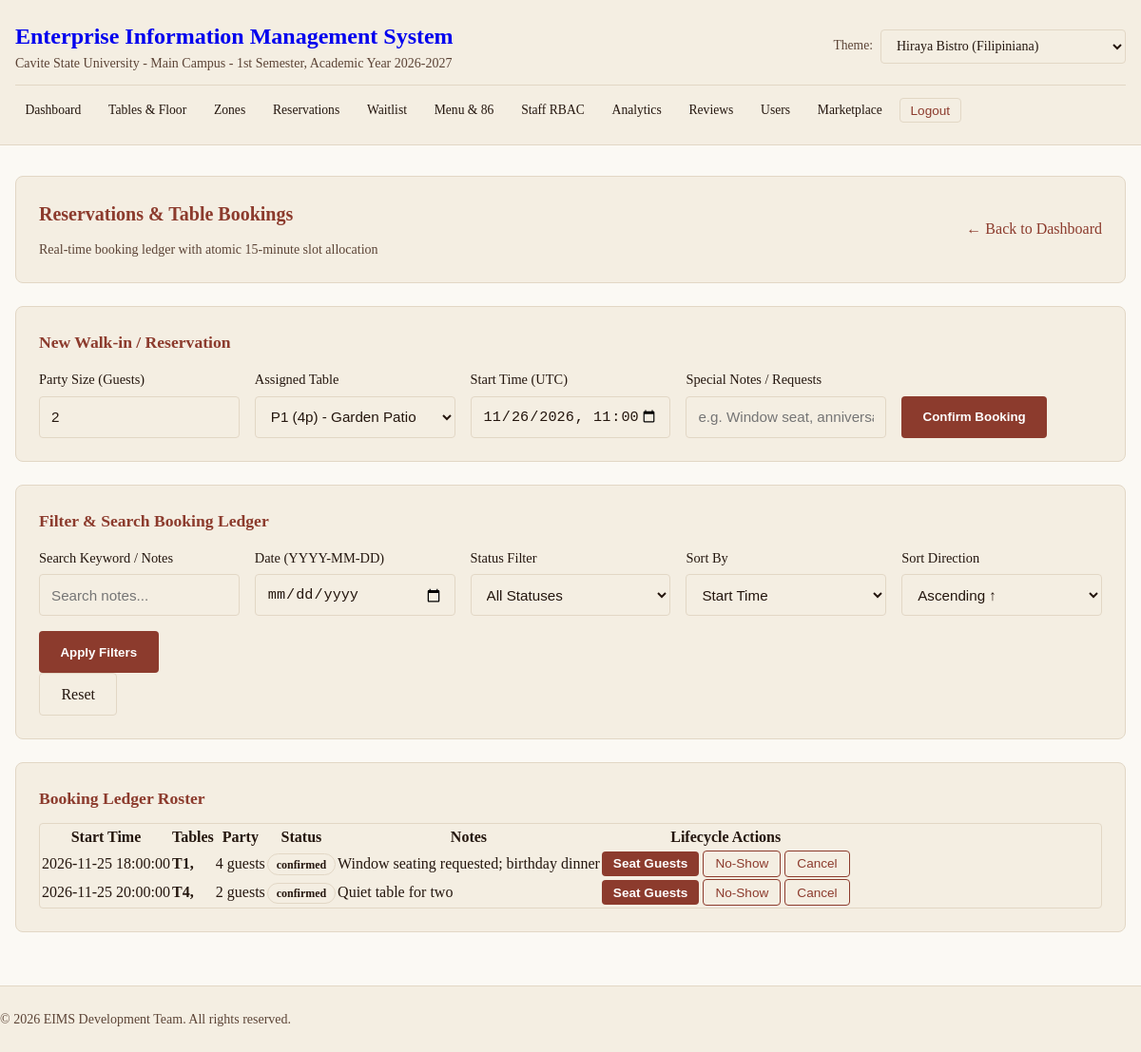
The page /admin/reservations (signed in) on the database its author committed.
### tables this page shows
CREATE TABLE IF NOT EXISTS reservations (
    id VARCHAR(36) PRIMARY KEY,
    org_id VARCHAR(36) NOT NULL,
    customer_id VARCHAR(36),
    party_size INTEGER NOT NULL,
    start_at DATETIME NOT NULL,
    end_at DATETIME NOT NULL,
    status VARCHAR(32) NOT NULL DEFAULT 'pending',
    notes TEXT,
    created_at TIMESTAMP DEFAULT CURRENT_TIMESTAMP,
    updated_at TIMESTAMP DEFAULT CURRENT_TIMESTAMP,
    FOREIGN KEY (org_id) REFERENCES tenants(id) ON DELETE CASCADE
);

### app/Views/admin/reservations.php (the view, shortened to what the rows shown need)
<?php
require_once __DIR__ . '/../layouts/header.php';
$reservations = $reservations ?? [];
$orgId = $orgId ?? (string) Session::get('tenant_id');
?>
<section class="card">
    <div class="header-actions">
        <div>
            <h2>Reservations & Table Bookings</h2>
        </div>
    </div>
</section>
<section class="card">
    <div class="table-container">
        <table class="table-data">
            <thead>
                <tr>
                    <th>Start Time</th>
                    <th>Tables</th>
                    <th>Party</th>
                    <th>Status</th>
                    <th>Notes</th>
                    <th>Lifecycle Actions</th>
                </tr>
            </thead>
            <tbody>
                <?php if (empty($reservations)): ?>
                    <tr>
                        <td colspan="6" class="text-center text-muted">No reservations scheduled for this filter criteria.</td>
                    </tr>
                <?php else: ?>
                    <?php foreach ($reservations as $res): ?>
                        <tr>
                            <td><?= htmlspecialchars((string)$res['start_at'], ENT_QUOTES, 'UTF-8') ?></td>
                            <td><strong><?= htmlspecialchars((string)($res['table_labels'] ?? 'TBD'), ENT_QUOTES, 'UTF-8') ?></strong></td>
                            <td><?= (int)$res['party_size'] ?> guests</td>
                            <td>
                                <span class="badge badge-<?= htmlspecialchars((string)$res['status'], ENT_QUOTES, 'UTF-8') ?>">
                                    <?= htmlspecialchars((string)$res['status'], ENT_QUOTES, 'UTF-8') ?>
                                </span>
                            </td>
                            <td><?= htmlspecialchars((string)($res['notes'] ?? '—'), ENT_QUOTES, 'UTF-8') ?></td>
                            <td>
                                <?php if ($res['status'] === 'confirmed'): ?>
                                    <form method="POST" action="<?= htmlspecialchars(Request::url('/admin/restaurants/' . urlencode($orgId) . '/reservations/' . urlencode((string)$res['id']) . '/confirm'), ENT_QUOTES, 'UTF-8') ?>" class="inline-form">
                                        <button type="submit" class="btn-sm">Seat Guests</button>
                                    </form>
                                    <form method="POST" action="<?= htmlspecialchars(Request::url('/admin/restaurants/' . urlencode($orgId) . '/reservations/' . urlencode((string)$res['id']) . '/no-show'), ENT_QUOTES, 'UTF-8') ?>" class="inline-form">
                                        <button type="submit" class="btn-danger-sm" onclick="return confirm('Mark this reservation as No-Show?');">No-Show</button>
                                    </form>
                                    <form method="POST" action="<?= htmlspecialchars(Request::url('/admin/restaurants/' . urlencode($orgId) . '/reservations/' . urlencode((string)$res['id']) . '/cancel'), ENT_QUOTES, 'UTF-8') ?>" class="inline-form">
                                        <button type="submit" class="btn-danger-sm" onclick="return confirm('Cancel this reservation and release tables?');">Cancel</button>
                                    </form>
                                <?php else: ?>
                                    <span class="text-muted">Settled</span>
                                <?php endif; ?>
                            </td>
                        </tr>
                    <?php endforeach; ?>
                <?php endif; ?>
            </tbody>
        </table>
    </div>
</section>
<?php require_once __DIR__ . '/../layouts/footer.php'; ?>

### rows shown on the page
reservations: start_at "2026-11-25 18:00:00", table_labels "T1,", party_size "4", status "confirmed", notes "Window seating requested; birthday dinner"
reservations: start_at "2026-11-25 20:00:00", table_labels "T4,", party_size "2", status "confirmed", notes "Quiet table for two"

### other values the page prints
$sys['name'] "Enterprise Information Management System"
form field table_id "P1 (4p) - Garden Patio"
